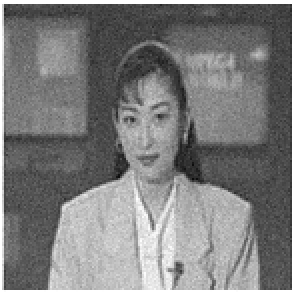
#> input picture 实验代码和实验结果图片/lab_3/noise.bmp, 146 x 146 px (shown 2 times larger)
$ python lab3.py
#> lines starting #> are read from the running program, lines starting #| are printed output that depends on the picture
import cv2 as cv
import numpy as np
N=1

def avg_filter(mat):
    temp = mat.copy()
    for i in range(N,len(mat)-N):
        for j in range(N,len(mat[0])-N):
            temp[i][j] = (1/((2*N+1)**2))*np.array(mat[i-N:i+N+1,j-N:j+N+1]).sum()
    return temp

def median_filter(mat):
    temp = mat.copy()
    for i in range(N,len(mat)-N):
        for j in range(N,len(mat[0])-N):
            temp[i][j] = np.median(np.array(mat[i-N:i+N+1,j-N:j+N+1]))
    return temp

img = cv.imread('noise.bmp')
#> img is the input picture: shape (146, 146, 3); min 11, max 255, mean 123.8
b,g,r = cv.split(img)

avg_b = avg_filter(b)
#> the loop in avg_filter, `for i in range(N,len(mat)-N):` made 144 passes
#> after the loop in avg_filter, `for i in range(N,len(mat)-N):`:
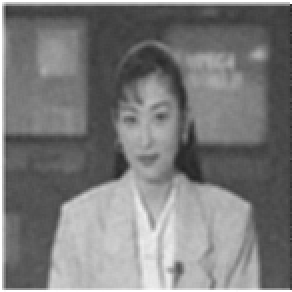
#> temp: shape (146, 146) (shown 2 times larger); min 35, max 255, mean 123.6
avg_g = avg_filter(g)
#> the loop in avg_filter (call 2), `for i in range(N,len(mat)-N):` made 144 passes
avg_r = avg_filter(r)

avg_img = cv.merge([avg_b,avg_g,avg_r])
cv.imshow("avg",avg_img)
cv.imwrite("avg.bmp",avg_img)
#######################################
b,g,r = cv.split(img)
m_b = median_filter(b)
#> the loop in median_filter, `for i in range(N,len(mat)-N):` made 144 passes
#> after the loop in median_filter, `for i in range(N,len(mat)-N):`:
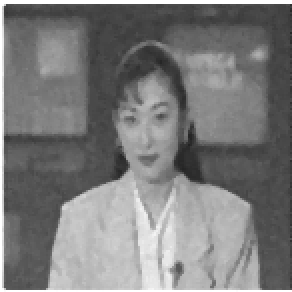
#> temp: shape (146, 146) (shown 2 times larger); min 34, max 255, mean 124
m_g = median_filter(g)
#> the loop in median_filter (call 2), `for i in range(N,len(mat)-N):` made 144 passes
m_r = median_filter(r)

m_img = cv.merge([m_b,m_g,m_r])
cv.imshow("median",m_img)
cv.imwrite('median..bmp',m_img)
cv.waitKey(0)
cv.destroyAllWindows()
